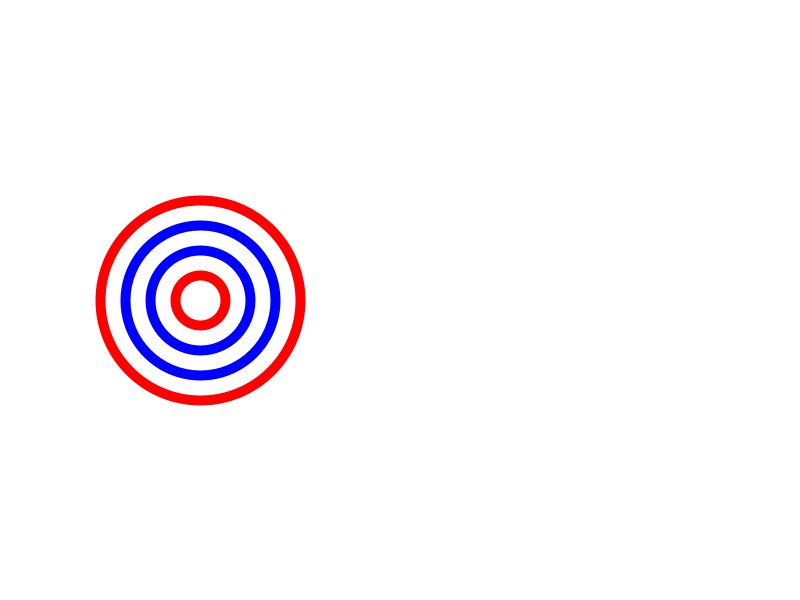
Frame 1 (no input)
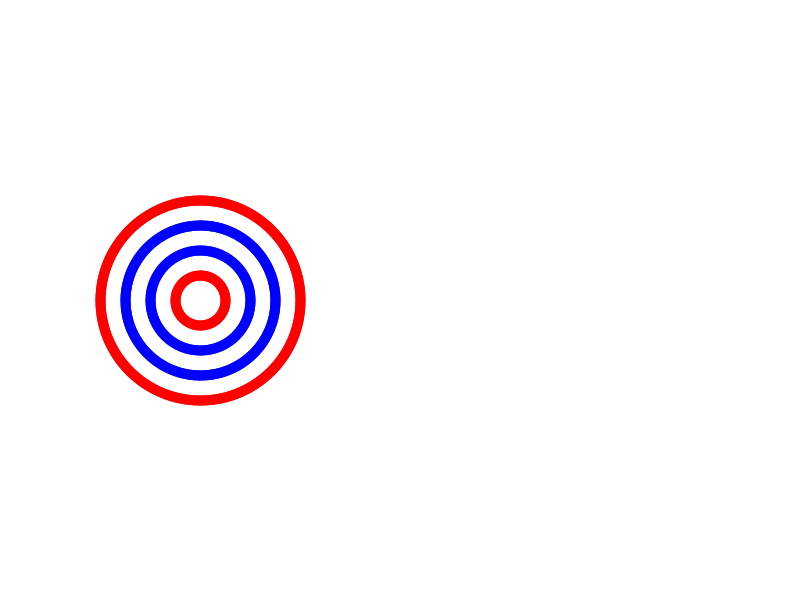
Frame 2 (the mouse pressed at the canvas centre, redrawn once)

The Processing sketch that drew these frames (run headless with seeded random() and noise(); the mouse was pressed at the canvas centre and the sketch redrawn once):

// Processing sketch: define_and_call_drawCircles_with_parameters
// ── define_and_call_drawCircles_with_parameters.pde
// 重新编排这段代码
// 使绘制同心圆的指令都位于一个叫做drawCircles的函数中
void setup() {
  size(800, 600);
  background(255);
  noStroke();
  noLoop(); 
}

void draw() {
  drawCircles(200);
}

void drawCircles(float x) {
  noFill();
  strokeWeight(10);
  
  stroke(255, 0, 0);
  ellipse(x, 300, 200, 200);
  
  stroke(0, 0, 255);
  ellipse(x, 300, 150, 150);
  
  stroke(0, 0, 255);
  ellipse(x, 300, 100, 100);
  
  stroke(255, 0, 0);
  ellipse(x, 300, 50, 50);
}
